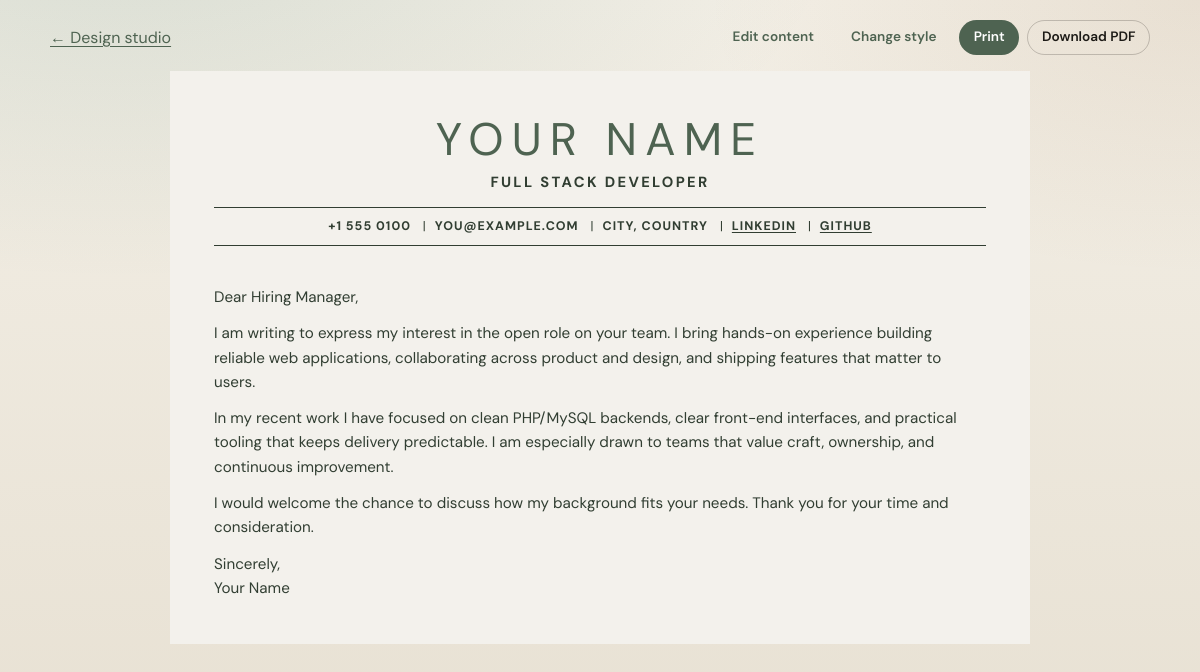
/cover-letter.php, run on the app's committed database.
### tables this page shows
CREATE TABLE resume_profile (
  id INT UNSIGNED NOT NULL AUTO_INCREMENT PRIMARY KEY,
  full_name VARCHAR(160) NOT NULL,
  title VARCHAR(200) NOT NULL DEFAULT '',
  email VARCHAR(160) NOT NULL DEFAULT '',
  phone VARCHAR(80) NOT NULL DEFAULT '',
  location VARCHAR(160) NOT NULL DEFAULT '',
  gender VARCHAR(40) NOT NULL DEFAULT '',
  date_of_birth DATE NULL,
  country VARCHAR(120) NOT NULL DEFAULT '',
  nationality VARCHAR(120) NOT NULL DEFAULT '',
  photo_path VARCHAR(255) NOT NULL DEFAULT '',
  show_photo TINYINT(1) NOT NULL DEFAULT 1,
  links JSON NULL,
  updated_at TIMESTAMP NOT NULL DEFAULT CURRENT_TIMESTAMP ON UPDATE CURRENT_TIMESTAMP
);

CREATE TABLE cover_letters (
  id INT UNSIGNED NOT NULL AUTO_INCREMENT PRIMARY KEY,
  title VARCHAR(200) NOT NULL,
  body MEDIUMTEXT NOT NULL,
  company VARCHAR(160) NOT NULL DEFAULT '',
  is_active TINYINT(1) NOT NULL DEFAULT 0,
  created_at TIMESTAMP NOT NULL DEFAULT CURRENT_TIMESTAMP,
  updated_at TIMESTAMP NOT NULL DEFAULT CURRENT_TIMESTAMP ON UPDATE CURRENT_TIMESTAMP
);

### src/Db.php (called while the page is built, shortened)
<?php
final class Db
{
    private static ?PDO $pdo = null;
    public static function pdo(): PDO
    {
        if (self::$pdo instanceof PDO) {
            return self::$pdo;
        }
        $url = getenv('DATABASE_URL') ?: '';
        $parts = parse_url($url);
        $dbName = ltrim($parts['path'], '/');
        $host = $parts['host'];
        $port = $parts['port'] ?? 3306;
        $user = $parts['user'] ?? 'db';
        $pass = $parts['pass'] ?? 'db';
        $dsn = sprintf('mysql:host=%s;port=%d;dbname=%s;charset=utf8mb4', $host, $port, $dbName);
        self::$pdo = new PDO($dsn, $user, $pass, [
            PDO::ATTR_ERRMODE => PDO::ERRMODE_EXCEPTION,
            PDO::ATTR_DEFAULT_FETCH_MODE => PDO::FETCH_ASSOC,
            PDO::ATTR_EMULATE_PREPARES => false,
        ]);
        return self::$pdo;
    }
}

### src/doc.php (called while the page is built, shortened)
<?php
function doc_view_options(): array
{
    $theme = App::resolveTheme($_GET['theme'] ?? null);
    $accent = App::resolveAccent($_GET['accent'] ?? null);
    $font = App::resolveFont($_GET['font'] ?? null);
    $embed = isset($_GET['embed']) && (string) $_GET['embed'] === '1';
    $pdfMode = (App::setting('pdf_mode', '0') ?: '0') === '1'
        || (isset($_GET['pdf']) && (string) $_GET['pdf'] === '1');
    return [
        'theme' => $theme,
        'accent' => $accent,
        'font' => $font,
        'embed' => $embed,
        'pdfMode' => $pdfMode,
        'company' => App::setting('active_company', '') ?: '',
    ];
}

### public/cover-letter.php (the view, shortened to what this page needs)
<?php
require_once dirname(__DIR__) . '/src/layout.php';
require_once dirname(__DIR__) . '/src/doc.php';
require_once dirname(__DIR__) . '/src/profile_meta.php';
$opts = doc_view_options();
$profile = App::profile();
$letter = App::activeCoverLetter();
$theme = $opts['theme'];
$embed = $opts['embed'];
$pdfMode = $opts['pdfMode'];
if (!$embed):
?>
<main class="doc-toolbar no-print">
  <div class="doc-toolbar-inner">
    <a href="/design.php?doc=cover">&larr; Design studio</a>
    <div class="doc-actions">
      <a class="btn btn-small" href="/editor.php#cover">Edit content</a>
      <a class="btn btn-small" href="/design.php?doc=cover">Change style</a>
      <button type="button" class="btn btn-small btn-primary" data-print>Print</button>
      <button type="button" class="btn btn-small btn-secondary" data-download-pdf>Download PDF</button>
    </div>
  </div>
</main>
<?php endif; ?>
<article class="cover-letter theme-<?= App::e($theme) ?><?= $pdfMode ? ' pdf-ready' : '' ?>" data-doc="cover">
  <header class="letter-from">
    <strong><?= App::e($profile['full_name']) ?></strong>
    <?php if (App::filled($profile['title'] ?? null)): ?>
      <span><?= App::e($profile['title']) ?></span>
    <?php endif; ?>
  </header>
  <?php if ($letter): ?>
    <div class="letter-body"><?= App::nl2p($letter['body']) ?></div>
  <?php else: ?>
    <p class="empty">No active cover letter. <a href="/editor.php#cover">Create one in the editor</a>.</p>
  <?php endif; ?>
</article>

### src/App.php (shortened to what this page needs)
<?php
final class App
{
    public static function setting(string $key, ?string $default = null): ?string
    {
        $stmt = Db::pdo()->prepare('SELECT `value` FROM settings WHERE `key` = ? LIMIT 1');
        $stmt->execute([$key]);
        $row = $stmt->fetch();
        return (string) $row['value'];
    }
    public static function profile(): array
    {
        $row = Db::pdo()->query('SELECT * FROM resume_profile ORDER BY id ASC LIMIT 1')->fetch();
        $links = $row['links'];
        if (is_string($links)) {
            $decoded = json_decode($links, true);
            $row['links'] = is_array($decoded) ? $decoded : [];
        } elseif (!is_array($links)) {
            $row['links'] = [];
        }
        $row['show_photo'] = (int) ($row['show_photo'] ?? 1);
        $row['photo_path'] = (string) ($row['photo_path'] ?? '');
        return $row;
    }
    public static function activeCoverLetter(): ?array
    {
        $row = Db::pdo()->query(
            'SELECT * FROM cover_letters WHERE is_active = 1 ORDER BY updated_at DESC LIMIT 1'
        )->fetch();
        return $row === false ? null : $row;
    }
    public static function e(?string $value): string
    {
        return htmlspecialchars((string) $value, ENT_QUOTES | ENT_SUBSTITUTE, 'UTF-8');
    }
    public static function nl2p(string $text): string
    {
        $text = trim($text);
        $paragraphs = preg_split("/\n{2,}/", $text) ?: [];
        $html = '';
        foreach ($paragraphs as $p) {
            $lines = preg_split("/\n/", $p) ?: [];
            $escaped = array_map(static fn(string $line): string => self::e($line), $lines);
            $html .= '<p>' . implode('<br>', $escaped) . '</p>';
        }
        return $html;
    }
    public static function themes(): array
    {
        return [
            'midnight' => [
                'label' => 'Midnight',
                'blurb' => 'Word-style dark letter — large caps name, Aptos/Arial, pipe contacts.',
            ],
            'sage' => [
                'label' => 'Sage',
                'blurb' => 'Word-style sage letter — centered name, Candara, contact between thin rules.',
            ],
            'classic' => [
                'label' => 'Classic',
                'blurb' => 'Serif name, accent underline — clean and traditional.',
            ],
            'modern' => [
                'label' => 'Modern',
                'blurb' => 'Bold left accent bar and open spacing.',
            ],
            'compact' => [
                'label' => 'Compact',
                'blurb' => 'Tighter type for one-page applications.',
            ],
            'sidebar' => [
                'label' => 'Sidebar',
                'blurb' => 'Colored side column for contact and name.',
            ],
            'executive' => [
                'label' => 'Executive',
                'blurb' => 'Clean left-aligned layout with refined rules — formal and sharp.',
            ],
            'company' => [
                'label' => 'Company tint',
                'blurb' => 'Soft brand wash using your accent color.',
            ],
            'banner' => [
                'label' => 'Banner',
                'blurb' => 'Full-width accent header band with white name.',
            ],
            'split' => [
                'label' => 'Split',
                'blurb' => 'Two-tone header with name left and contacts right.',
            ],
            'minimal' => [
                'label' => 'Minimal',
                'blurb' => 'Quiet typography, almost no decoration.',
            ],
            'slate' => [
                'label' => 'Slate',
                'blurb' => 'Dark slate header strip for strong contrast.',
            ],
            'serif' => [
                'label' => 'Editorial',
                'blurb' => 'Large serif headlines with editorial section titles.',
            ],
            'cards' => [
                'label' => 'Cards',
                'blurb' => 'Each section sits in a soft bordered card.',
            ],
        ];
    }
    public static function filled(?string $value): bool
    {
        return $value !== null && trim($value) !== '';
    }
    public static function themeKeys(): array
    {
        return array_keys(self::themes());
    }
    public static function fontKeys(): array
    {
        return array_keys(self::fonts());
    }
    public static function resolveFont(?string $font): string
    {
        $font = $font ?: (self::setting('font_family', 'candara') ?: 'candara');
        return in_array($font, self::fontKeys(), true) ? $font : 'candara';
    }
    public static function resolveTheme(?string $theme): string
    {
        $theme = $theme ?: (self::setting('theme', 'sage') ?: 'sage');
        return in_array($theme, self::themeKeys(), true) ? $theme : 'sage';
    }
    public static function resolveAccent(?string $accent): string
    {
        $accent = $accent ?: (self::setting('accent_color', '#4E6351') ?: '#4E6351');
        return preg_match('/^#[0-9A-Fa-f]{6}$/', $accent) ? $accent : '#4E6351';
    }
}

### public/assets/css/app.css (style rules this page uses)
:root { --bg: #f3efe6; --bg-deep: #e7e0d2; --ink: #1c1a16; --muted: #5c564c; --line: rgba(28, 26, 22, 0.12); --paper: #fffcf7; --accent: #1a5f4a; --accent-ink: #fff; --danger: #8b2e2e; --radius: 12px; --font: "DM Sans", system-ui, sans-serif; --display: "Instrument Serif", Georgia, serif; --shadow: 0 18px 40px rgba(28, 26, 22, 0.08); }
*, *::before, *::after { box-sizing: border-box; }
html { scroll-behavior: smooth; }
body { margin: 0; min-height: 100vh; font-family: var(--font); color: var(--ink); background: radial-gradient(1200px 600px at 10% -10%, rgba(26, 95, 74, 0.12), transparent 60%), radial-gradient(900px 500px at 100% 0%, rgba(140, 90, 40, 0.1), transparent 55%), linear-gradient(180deg, var(--bg) 0%, var(--bg-deep) 100%); line-height: 1.5; }
a { color: var(--accent); text-decoration-thickness: 1px; text-underline-offset: 0.18em; }
.btn { display: inline-flex; align-items: center; justify-content: center; gap: 0.4rem; border: 1px solid transparent; border-radius: 999px; padding: 0.7rem 1.2rem; font: inherit; font-weight: 600; font-size: 0.95rem; cursor: pointer; text-decoration: none; transition: transform 0.15s ease, background 0.15s ease, color 0.15s ease; }
.btn-primary { background: var(--accent); color: var(--accent-ink); }
.btn-secondary { background: transparent; color: var(--ink); border-color: color-mix(in srgb, var(--ink) 22%, transparent); }
.btn-small { padding: 0.4rem 0.85rem; font-size: 0.85rem; }
.doc-toolbar { margin-bottom: 1rem; }
.doc-toolbar-inner { display: flex; justify-content: space-between; align-items: center; gap: 1rem; }
.doc-actions { display: flex; gap: 0.5rem; }

### public/assets/css/resume-themes.css (style rules this page uses)
.resume, .cover-letter { background: var(--paper); color: var(--ink); border: 1px solid var(--line); border-radius: calc(var(--radius) + 2px); padding: clamp(1.5rem, 4vw, 2.75rem); box-shadow: var(--shadow); max-width: 820px; margin: 0 auto; font-family: var(--doc-font, Georgia, serif); }
.resume-header h1, .letter-from strong { margin: 0; font-family: var(--doc-font, var(--display)); font-size: clamp(2.2rem, 5vw, 3rem); font-weight: 400; letter-spacing: -0.02em; line-height: 1.1; }
.resume-body p, .letter-body p { margin: 0 0 0.75rem; }
.resume-body p:last-child, .letter-body p:last-child { margin-bottom: 0; }
.letter-from { display: grid; gap: 0.25rem; margin-bottom: 1.75rem; }
.letter-from span { color: var(--muted); }
.theme-sage.resume, .theme-sage.cover-letter { background: #f3f1ec; color: #313e32; border: none; box-shadow: none; border-radius: 0; max-width: 860px; }
.theme-sage .resume-header, .theme-sage .letter-from { text-align: center; border: none; padding: 0 0 1.1rem; margin: 0 0 1.35rem; display: grid; justify-items: center; gap: 0.35rem; }
.theme-sage .resume-header h1, .theme-sage .letter-from strong { color: #4e6351; text-transform: uppercase; letter-spacing: 0.18em; font-weight: 400; font-size: clamp(2rem, 5vw, 2.85rem); }
.theme-sage .resume-title, .theme-sage .letter-from span { color: #313e32; text-transform: uppercase; letter-spacing: 0.16em; font-weight: 700; font-size: 0.92rem; margin: 0; }
.theme-sage .resume-body, .theme-sage .letter-body { color: #313e32; font-size: 0.95rem; line-height: 1.6; }

### data on the page
resume_profile: full_name "YOUR NAME", title "FULL STACK DEVELOPER"
cover_letters: body "Dear Hiring Manager,", body "I am writing to express my interest in the open role on your team. I bring hands-on experience building reliable web applications, collaborating across product and design, and shipping features that matter to users.", body "In my recent work I have focused on clean PHP/MySQL backends, clear front-end interfaces, and practical tooling that keeps delivery predictable. I am especially drawn to teams that value craft, ownership, and continuous improvement.", body "I would welcome the chance to discuss how my background fits your needs. Thank you for your time and consideration.", body "Sincerely, Your Name"

### other printed values
App::e($item['text']) "+1 555 0100"
App::e($item['text']) "YOU@EXAMPLE.COM"
App::e($item['text']) "CITY, COUNTRY"
App::e($item['text']) "LINKEDIN"
App::e($item['text']) "GITHUB"
